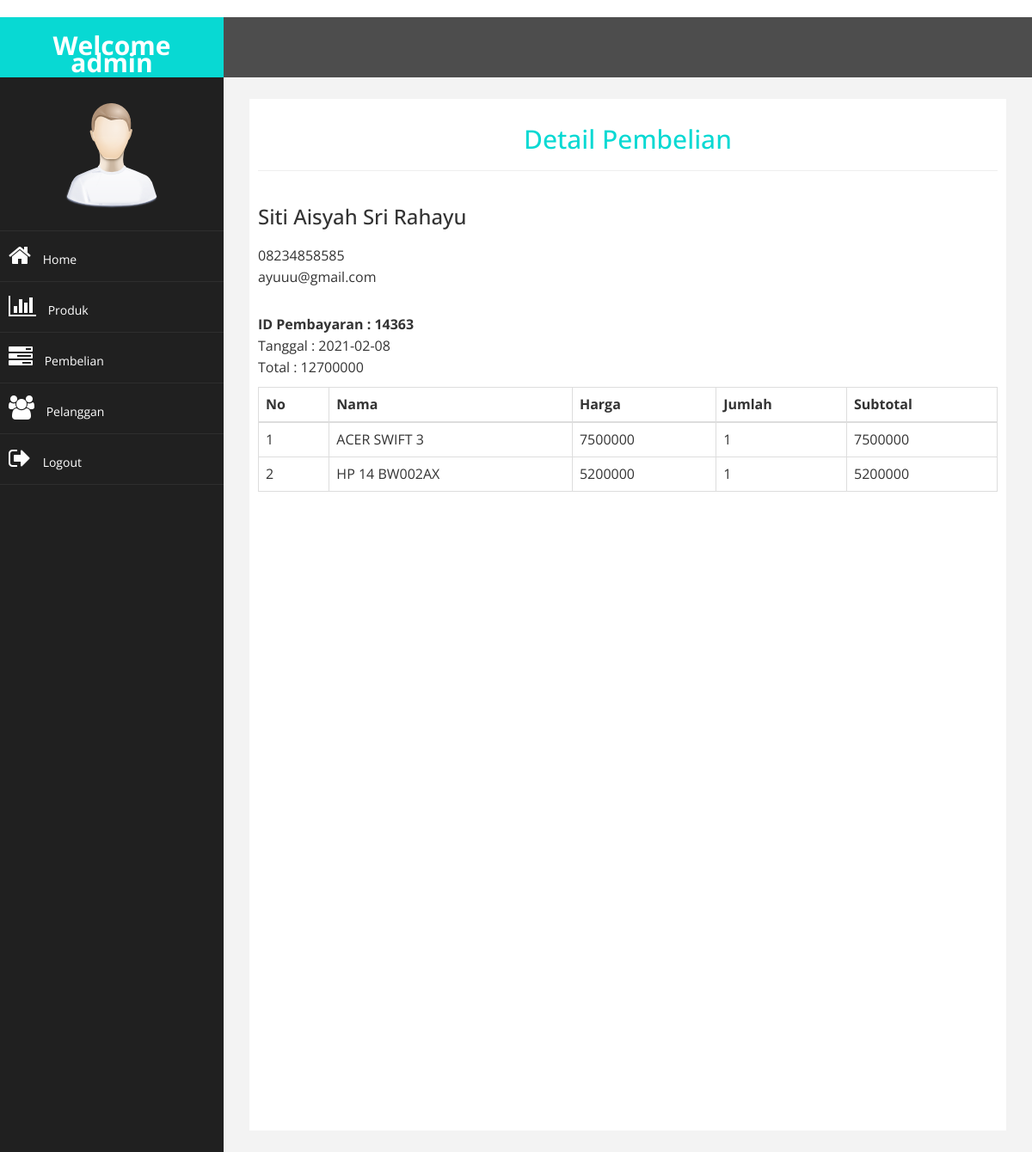
The app's page /admin/index.php?halaman=detail&id=14363 (signed in) with its own data.
### tables this page shows
CREATE TABLE `pembelian` (
  `id_pembelian` int(11) NOT NULL,
  `id_pelanggan` int(11) NOT NULL,
  `tanggal_pembelian` date NOT NULL,
  `status_pembelian` enum('Tidak Disetujui','Disetujui') NOT NULL,
  `total_pembelian` int(11) NOT NULL
);

CREATE TABLE `pelanggan` (
  `id_pelanggan` int(10) NOT NULL,
  `email_pelanggan` varchar(100) NOT NULL,
  `password_pelanggan` varchar(50) NOT NULL,
  `nama_pelanggan` varchar(100) NOT NULL,
  `telepon_pelanggan` varchar(25) NOT NULL,
  `alamat_pelanggan` text NOT NULL
);

CREATE TABLE `pembelian_produk` (
  `id_pembelian_produk` int(11) NOT NULL,
  `id_pembelian` int(11) NOT NULL,
  `id_produk` int(11) NOT NULL,
  `jumlah` int(11) NOT NULL
);

CREATE TABLE `produk` (
  `id_produk` int(11) NOT NULL,
  `nama_produk` varchar(100) NOT NULL,
  `harga_produk` int(20) NOT NULL,
  `berat_produk` int(11) NOT NULL,
  `foto_produk` varchar(100) NOT NULL,
  `deskripsi_produk` text NOT NULL
);

### admin/detail.php (the view)
<h2><center> Detail Pembelian</center></h2>
<hr>
<?php
$ambil = $koneksi->query("SELECT * FROM pembelian JOIN pelanggan
          ON pembelian.id_pelanggan = pelanggan.id_pelanggan
          WHERE pembelian.id_pembelian ='$_GET[id]'");
$detail = $ambil->fetch_assoc();
 ?>
<br>
 <strong class="h3"> <?php echo $detail['nama_pelanggan']; ?> </strong>
 <p>
   <?php echo $detail['telepon_pelanggan']; ?> <br>
   <?php echo $detail['email_pelanggan']; ?>
  </p>
 <p>
   <strong>ID Pembayaran : <?php echo $detail['id_pembelian']; ?> </strong><br>
   Tanggal : <?php echo $detail['tanggal_pembelian']; ?> <br>
   Total : <?php echo $detail['total_pembelian']; ?>
 </p>
<table class="table table-bordered">
  <thead>
    <tr>
      <th>No</th>
      <th>Nama</th>
      <th>Harga</th>
      <th>Jumlah</th>
      <th>Subtotal</th>
    </tr>
  </thead>
  <tbody>
    <?php $nomor=1; ?>
    <?php $ambil = $koneksi->query("SELECT * FROM pembelian_produk JOIN produk ON pembelian_produk.id_produk = produk.id_produk
      WHERE pembelian_produk.id_pembelian= '$_GET[id]'"); ?>
    <?php while ($pecah = $ambil->fetch_assoc()) { ?>
    <tr>
      <td> <?php echo $nomor; ?> </td>
      <td> <?php echo $pecah['nama_produk']; ?> </td>
      <td> <?php echo $pecah['harga_produk']; ?> </td>
      <td> <?php echo $pecah['jumlah']; ?> </td>
      <td> <?php echo $pecah['harga_produk']* $pecah['jumlah']; ?> </td>
    </tr>
  <?php $nomor++; ?>
  <?php } ?>
  </tbody>
</table>

### admin/assets/css/custom.css (style rules this page uses)
body { font-family: 'Open Sans', sans-serif; }
h2 { color: #08D9D3; }
p { font-size:16px; line-height:25px; padding-top:20px; }

### records on screen
pembelian: id_pelanggan.nama_pelanggan "Siti Aisyah Sri Rahayu", id_pelanggan.telepon_pelanggan "08234858585", id_pelanggan.email_pelanggan "ayuuu@gmail.com", id_pembelian "14363", tanggal_pembelian "2021-02-08", total_pembelian "12700000"
pembelian_produk: id_produk.nama_produk "ACER SWIFT 3", id_produk.harga_produk "7500000", jumlah "1", $pecah['harga_produk']*$pecah['jumlah'] "7500000"
pembelian_produk: id_produk.nama_produk "HP 14 BW002AX", id_produk.harga_produk "5200000", jumlah "1", $pecah['harga_produk']*$pecah['jumlah'] "5200000"

### other values on screen
$_SESSION['user'] "admin"
